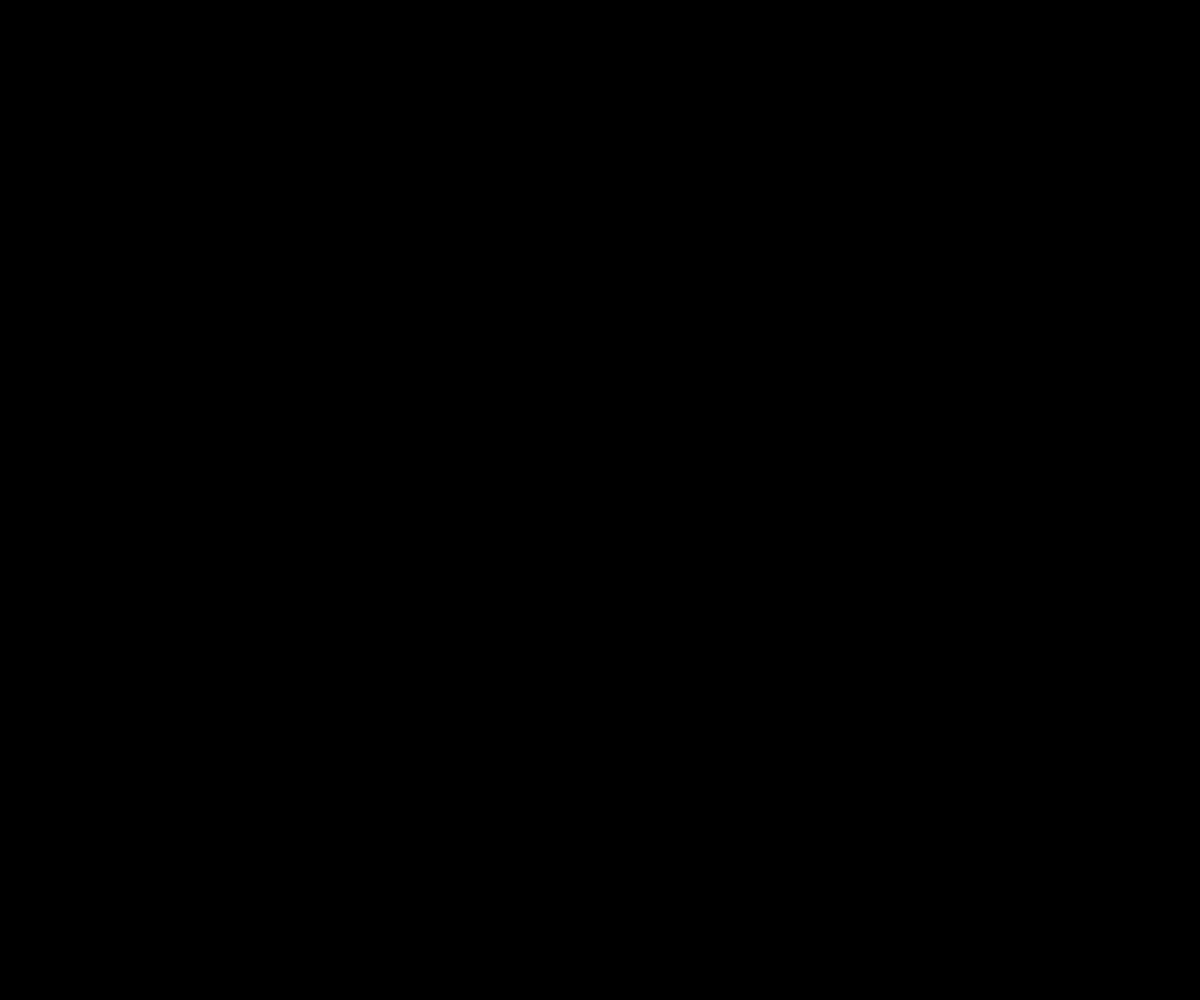
Frame 1 (no input)
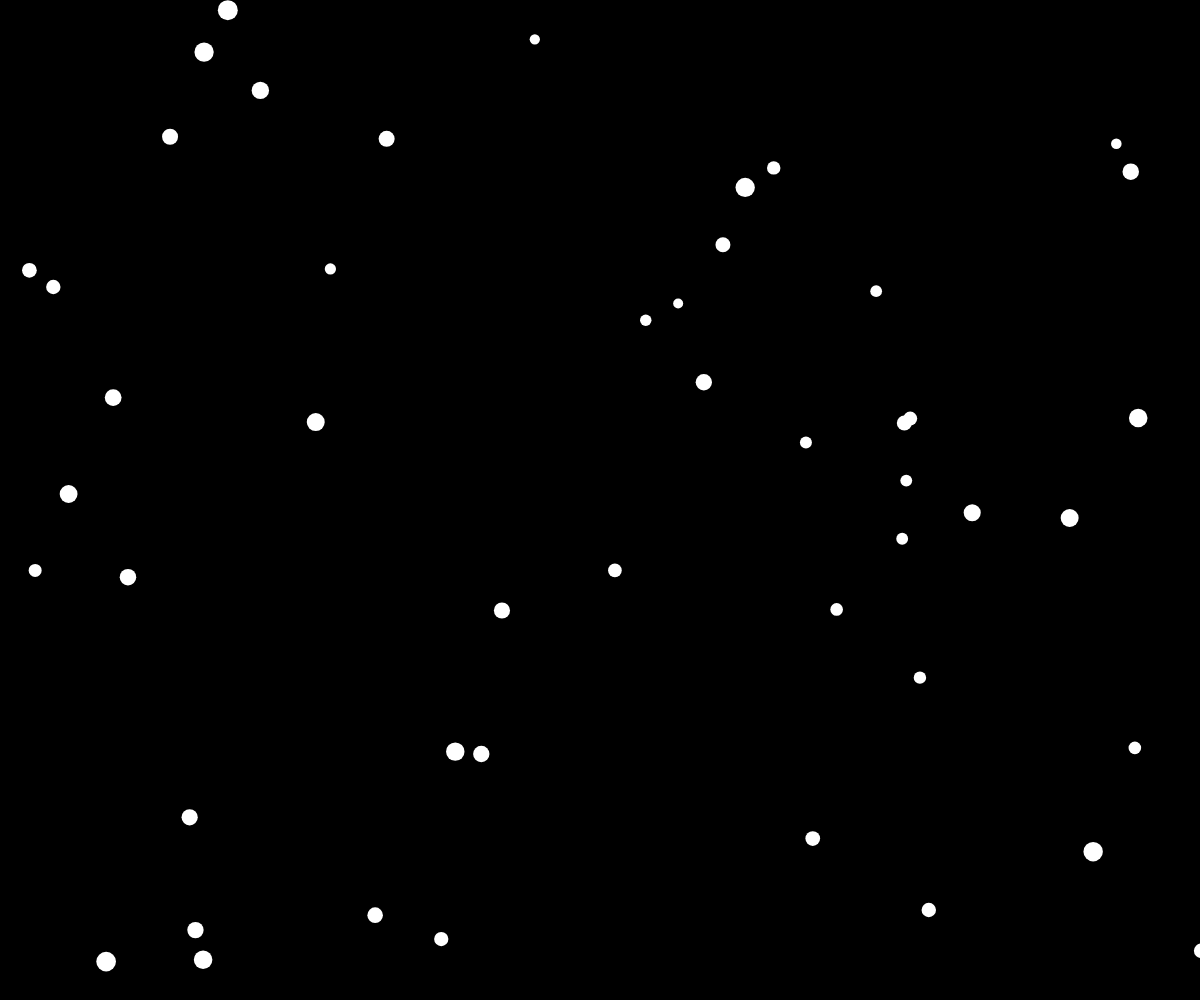
Frame 60 (no input)
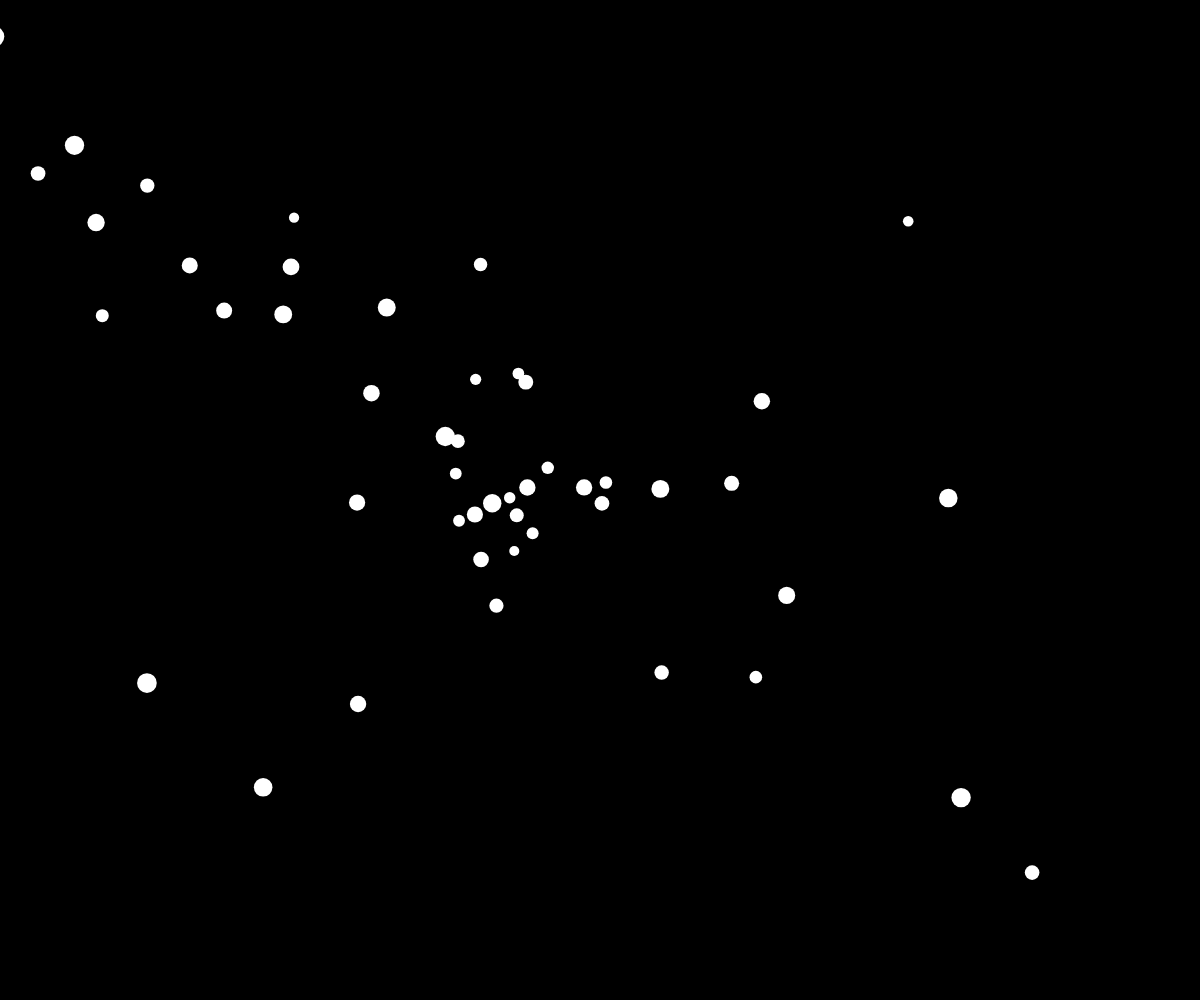
Frame 120 (the mouse pressed at the canvas centre since frame 60)

The p5.js sketch that drew these frames (run headless with seeded random() and noise() and a simulated clock; from frame 60 on, the mouse is pressed at the canvas centre):

// p5.js sketch
// ── sketch.js
let particles = [];

function setup() {
  createCanvas(windowWidth, windowHeight);
  background(0);
}

function draw() {
  background(0);

  // Crear nuevas partículas si el número de partículas es menor a 50.
  if (particles.length < 50) { 
    for (let i = 0; i < 1; i++) { // Añade dos partículas por ciclo de dibujo.
      particles.push(new Particle(random(width), random(height)));
    }
  }

  // Actualizar y mostrar cada partícula.
  for (let i = particles.length - 3; i >= 0; i--) {
    particles[i].update(particles);
    particles[i].show();
    if (particles[i].finished()) {
      particles.splice(i, 3);
    }
  }
}

class Particle {
  constructor(x, y) {
    this.pos = createVector(x, y);
    this.vel = p5.Vector.random2D();
    this.vel.mult(random(1, 2));
    this.acc = createVector(0, 1);
    this.alpha = 255;
    this.color = 255;
    this.r = random(5, 10); // Radio aleatorio para diferentes tamaños.
  }

  finished() {
    return this.alpha < 0;
  }

  update(particles) {
    // Atracción hacia el ratón.
    let mouse = createVector(mouseX, mouseY);
    let attraction = p5.Vector.sub(mouse, this.pos);
    let distance = attraction.mag();
    distance = constrain(distance, 5, 50); // Limita la distancia de atracción.
    attraction.setMag(1 / distance * 5); // Fuerza de atracción inversa a la distancia.
    this.acc.add(attraction);

    // Repulsión de partículas cercanas.
    for (let other of particles) {
      if (other !== this) {
        let d = dist(this.pos.x, this.pos.y, other.pos.x, other.pos.y);
        if (d < this.r + other.r) { // Repulsión si están muy cerca.
          let steer = p5.Vector.sub(this.pos, other.pos);
          steer.setMag(0.1);
          this.acc.add(steer);
        }
      }
    }

    // Actualizar movimiento.
    this.vel.add(this.acc);
    this.pos.add(this.vel);
    this.acc.set(0, 0); // Reset de aceleración.
  }

  show() {
    fill(this.color, this.alpha);
    noStroke();
    ellipse(this.pos.x, this.pos.y, this.r * 2);
  }
}
